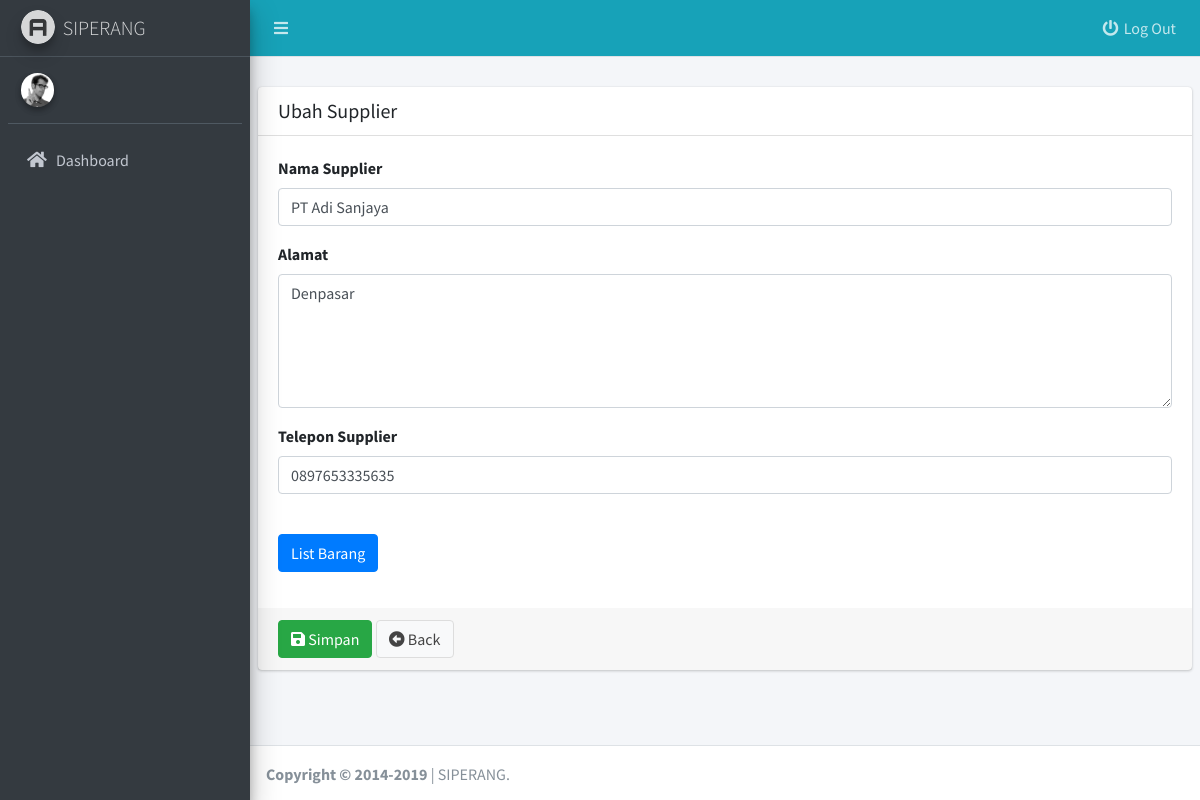
Screenshot of /c_supplier/editSupplier/SUP1570605710 with the database file from the repository.
### tables this page shows
CREATE TABLE `tbl_supplier` (
  `Kode_Supplier` varchar(100) NOT NULL,
  `Nama_Supplier` varchar(100) DEFAULT NULL,
  `Alamat_Supplier` varchar(255) DEFAULT NULL,
  `No_Tlp` varchar(255) DEFAULT NULL,
  `isAktif` int(1) DEFAULT NULL,
  PRIMARY KEY (`Kode_Supplier`)
);

### application/controllers/c_supplier.php (called while the page is built, shortened)
<?php
class C_supplier extends CI_Controller
{
  public function __construct()
  {
    $this->load->model(['m_supplier', 'm_barang']);
  }
  public function editSupplier($id)
  {
    $template['title'] = 'siperang | UBAH SUPPLIER';
    $data['dataUbah'] = $this->m_supplier->cariSupplier($id);
    $data['listBarang'] = $this->m_barang->dataBarang();
    $data['detilBarangSup'] = json_encode($this->m_supplier->getBarangSupp($id));
    $this->load->view('template/v_head', $template);
    $this->load->view('template/v_topmenu');
    $this->load->view('template/v_sidebar');
    $this->load->view('template/js');
    $this->load->view('supplier/v_edit', $data);
    $this->load->view('template/v_foot');
  }
}

### index.php (called while the page is built, shortened)
<?php
require_once BASEPATH.'core/CodeIgniter.php';

### application/models/m_supplier.php (called while the page is built, shortened)
<?php
class M_supplier extends CI_Model
{
  function cariSupplier($id)
  {
    return $this->db->query("SELECT * FROM tbl_supplier WHERE Kode_Supplier = '$id'")->row();
  }
  function getBarangSupp($id)
  {
    $this->db->where('Id_supplier', $id);
    return $this->db->get('t_barang_supplier')->result();
  }
}

### application/views/supplier/v_edit.php (the view, shortened to what this page needs)
<div class="content">
  <div class="content-fluid">
    <div class="card">
      <div class="card-header">
        <h3 class="card-title">Ubah Supplier</h3>
      </div>
      <form action="javascript:void(0)" method="POST">
        <div class="card-body">
          <div class="form-group">
            <label for="formNamaSupplier">Nama Supplier</label>
            <input type="text" name="NamaSupplier" id="formNamaSupplier" class="form-control" placeholder="Masukan nama supplier" value="<?php echo $dataUbah->Nama_Supplier ?>">
          </div>
          <div class="form-group">
            <label for="formAlamatSupplier">Alamat</label>
            <textarea name="AlamatSupplier" id="formAlamatSupplier" cols="10" rows="5" class="form-control" placeholder="Masukan alamat supplier"><?php echo $dataUbah->Alamat_Supplier ?></textarea>
          </div>
          <div class="form-group">
            <label for="formNoTelp">Telepon Supplier</label>
            <input type="text" name="NoTelp" id="formNoTelp" class="form-control" placeholder="Masukan nomor telepon supplier" value="<?php echo $dataUbah->No_Tlp ?>">
          </div>
          <p>
            <small id="BarangSupplier" class="error_msg invalid-feedback"></small> <br>
            <button class="btn btn-primary" type="button" data-toggle="collapse" data-target="#collapseExample" aria-expanded="false" aria-controls="collapseExample">
              List Barang
            </button>
          </p>
        </div>
        <div class="card-footer">
          <button type="submit" class="btn btn-success"><i class="fas fa-save"></i> Simpan</button>
          <a href="<?php echo base_url() . 'c_supplier/index' ?>" class="btn btn-default"><i class="fas fa-arrow-alt-circle-left"></i> Back</a>
        </div>
      </form>
    </div>
  </div>
</div>

### rows the page displays
tbl_supplier: NamaSupplier "PT Adi Sanjaya", AlamatSupplier "Denpasar", NoTelp "0897653335635"
